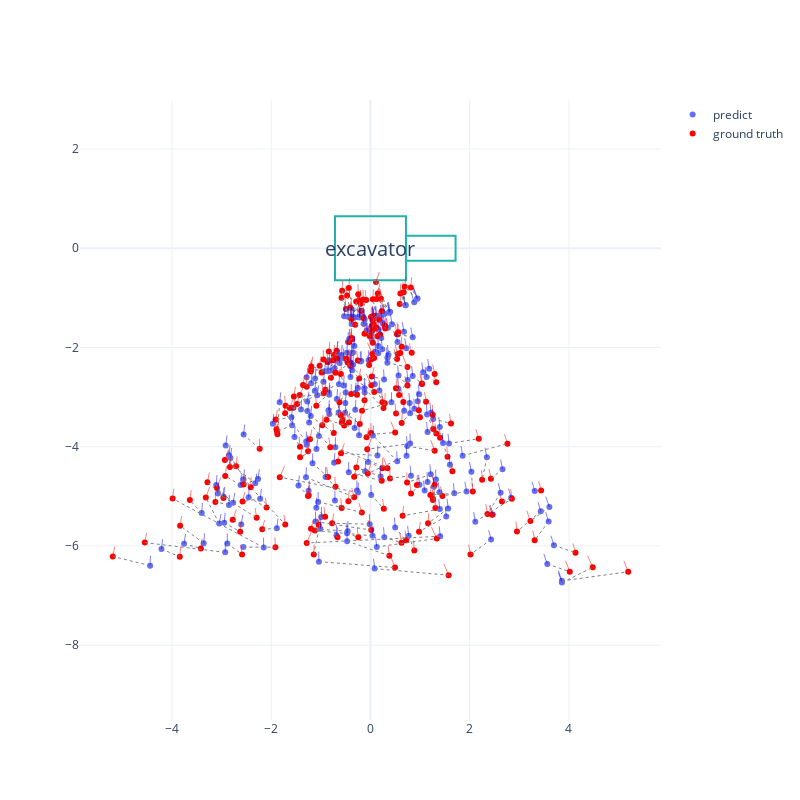

The notebook cell this image was saved under:
### Code cell
fig = pose_utils.compare_optical_poses(
    d_true, theta_true, yaw_true, 
    d_list, theta_list, yaw_list,    
    # footprint='small_scout_1', 
    footprint='small_excavator_1', 
#     footprint='hopper',
    yaw_viz_offset=np.pi/2.
)
fig
